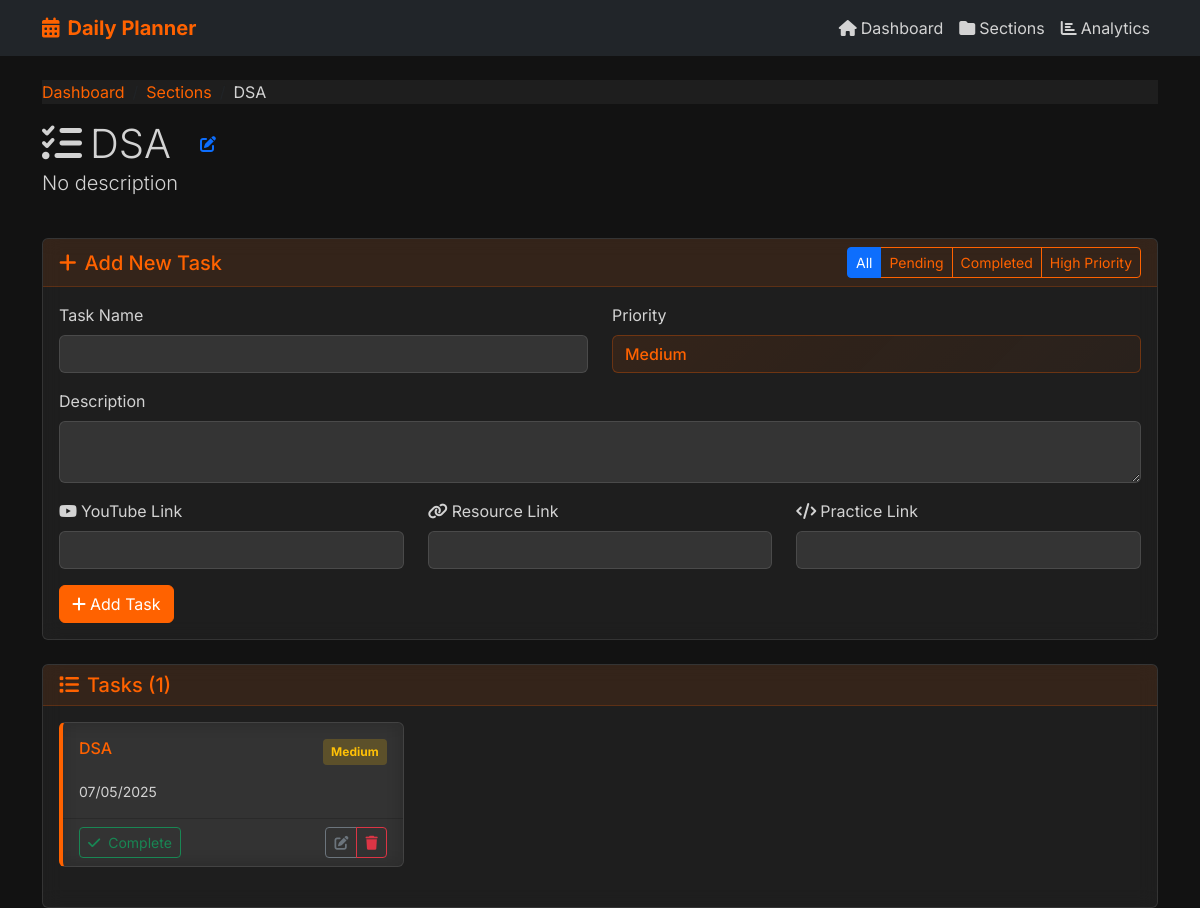
The app's page /section/1 with its own data.
### models.py (models this page shows, shortened)
class Section(db.Model):
    id = db.Column(db.Integer, primary_key=True)
    name = db.Column(db.String(100), nullable=False)
    description = db.Column(db.Text)
    created_at = db.Column(db.DateTime, default=datetime.utcnow)
    updated_at = db.Column(db.DateTime, default=datetime.utcnow, onupdate=datetime.utcnow)
    tasks = db.relationship('Task', backref='section', lazy=True, cascade='all, delete-orphan')

class Task(db.Model):
    id = db.Column(db.Integer, primary_key=True)
    name = db.Column(db.String(200), nullable=False)
    description = db.Column(db.Text)
    youtube_link = db.Column(db.String(500))
    resource_link = db.Column(db.String(500))
    practice_link = db.Column(db.String(500))
    is_completed = db.Column(db.Boolean, default=False)
    priority = db.Column(db.String(20), default='medium')  # low, medium, high
    created_at = db.Column(db.DateTime, default=datetime.utcnow)
    updated_at = db.Column(db.DateTime, default=datetime.utcnow, onupdate=datetime.utcnow)
    section_id = db.Column(db.Integer, db.ForeignKey('section.id'), nullable=False)

### routes.py (the view)
@app.route('/section/<int:section_id>')
def section_detail(section_id):
    section = Section.query.get_or_404(section_id)
    tasks = Task.query.filter_by(section_id=section_id).order_by(Task.created_at.asc()).all()
    return render_template('tasks.html', section=section, tasks=tasks)

### templates/tasks.html (shortened to what this page needs)
{% extends "base.html" %}
{% block content %}
<div class="row mb-4">
    <div class="col-12">
        <nav aria-label="breadcrumb">
            <ol class="breadcrumb">
                <li class="breadcrumb-item"><a href="{{ url_for('index') }}">Dashboard</a></li>
                <li class="breadcrumb-item"><a href="{{ url_for('sections') }}">Sections</a></li>
                <li class="breadcrumb-item active">{{ section.name }}</li>
            </ol>
        </nav>
        <div class="d-flex align-items-center">
            <h1 class="display-6 mb-0">
                <i class="fas fa-tasks me-2"></i>{{ section.name }}
            </h1>
            <button class="btn btn-link text-decoration-none ms-3" data-bs-toggle="modal" data-bs-target="#editSectionModal">
                <i class="fas fa-edit"></i>
            </button>
        </div>
        <p class="lead">{{ section.description or 'No description' }}</p>
    </div>
</div>
<div class="row mb-4">
    <div class="col-12">
        <div class="card">
            <div class="card-header">
                <h5 class="card-title mb-0">
                    <i class="fas fa-plus me-2"></i>Add New Task
                </h5>
            </div>
            <div class="card-body">
                <form action="{{ url_for('create_task') }}" method="POST">
                    <div class="row">
                        <div class="col-md-6">
                            <div class="mb-3">
                                <label for="task-name" class="form-label">Task Name</label>
                                <input type="text" class="form-control" id="task-name"
                                       name="name" required>
                            </div>
                        </div>
                        <div class="col-md-6">
                            <div class="mb-3">
                                <label for="task-priority" class="form-label">Priority</label>
                                <select class="form-select" id="task-priority" name="priority">
                                    <option value="medium" selected>Medium</option>
                                </select>
                            </div>
                        </div>
                    </div>
                    <div class="mb-3">
                        <label for="task-description" class="form-label">Description</label>
                        <textarea class="form-control" id="task-description"
                                  name="description" rows="2"></textarea>
                    </div>
                    <div class="row">
                        <div class="col-md-4">
                            <div class="mb-3">
                                <label for="youtube-link" class="form-label">
                                    <i class="fab fa-youtube me-1"></i>YouTube Link
                                </label>
                                <input type="url" class="form-control" id="youtube-link"
                                       name="youtube_link">
                            </div>
                        </div>
                        <div class="col-md-4">
                            <div class="mb-3">
                                <label for="resource-link" class="form-label">
                                    <i class="fas fa-link me-1"></i>Resource Link
                                </label>
                                <input type="url" class="form-control" id="resource-link"
                                       name="resource_link">
                            </div>
                        </div>
                        <div class="col-md-4">
                            <div class="mb-3">
                                <label for="practice-link" class="form-label">
                                    <i class="fas fa-code me-1"></i>Practice Link
                                </label>
                                <input type="url" class="form-control" id="practice-link"
                                       name="practice_link">
                            </div>
                        </div>
                    </div>
                    <button type="submit" class="btn btn-primary">
                        <i class="fas fa-plus me-1"></i>Add Task
                    </button>
                </form>
            </div>
        </div>
    </div>
</div>
<div class="row">
    <div class="col-12">
        <div class="card">
            <div class="card-header">
                <h5 class="card-title mb-0">
                    <i class="fas fa-list me-2"></i>Tasks ({{ tasks|length }})
                </h5>
            </div>
            <div class="card-body">
                {% if tasks %}
                    <div class="row">
                        {% for task in tasks %}
                        <div class="col-md-6 col-lg-4 mb-4">
                            <div class="card task-card h-100 {{ 'task-completed' if task.is_completed else '' }}">
                                <div class="card-body">
                                    <div class="d-flex justify-content-between align-items-start mb-2">
                                        <h6 class="card-title mb-0">{{ task.name }}</h6>
                                        <div class="task-priority priority-{{ task.priority }}">
                                            {{ task.priority.title() }}
                                        </div>
                                    </div>
                                    <div class="d-flex justify-content-between align-items-center">
                                        <small class="text-muted">
                                            {{ task.created_at.strftime('%m/%d/%Y') }}
                                        </small>
                                    </div>
                                </div>
                                <div class="card-footer bg-transparent">
                                    <div class="d-flex justify-content-between">
                                        <form action="{{ url_for('complete_task', task_id=task.id) }}"
                                              method="POST" style="display: inline;">
                                            <button type="submit" class="btn btn-sm {{ 'btn-outline-warning' if task.is_completed else 'btn-outline-success' }}">
                                                <i class="fas {{ 'fa-undo' if task.is_completed else 'fa-check' }} me-1"></i>
                                                {{ 'Undo' if task.is_completed else 'Complete' }}
                                            </button>
                                        </form>
                                        <div class="btn-group" role="group">
                                            <button class="btn btn-sm btn-outline-secondary"
                                                    data-bs-toggle="modal"
                                                    data-bs-target="#editTaskModal{{ task.id }}">
                                                <i class="fas fa-edit"></i>
                                            </button>
                                            <button class="btn btn-sm btn-outline-danger"
                                                    onclick="confirmDeleteTask({{ task.id }}, '{{ task.name }}')">
                                                <i class="fas fa-trash"></i>
                                            </button>
                                        </div>
                                    </div>
                                </div>
                            </div>
                        </div>
                        {% endfor %}
                    </div>
                {% else %}
                    <div class="text-center py-4">
                        <i class="fas fa-tasks fa-3x text-muted mb-3"></i>
                        <h6>No tasks yet</h6>
                        <p class="text-muted">Add your first task to get started!</p>
                    </div>
                {% endif %}
            </div>
        </div>
    </div>
</div>
{% endblock %}

### static/css/style.css (style rules this page uses)
:root { --primary-color: #FF6200; --secondary-color: #D3D3D3; --dark-color: #121212; --light-gray: #f8f9fa; --white: #ffffff; --success: #28a745; --warning: #ffc107; --danger: #dc3545; --info: #17a2b8; }
body { background-color: var(--dark-color); color: var(--secondary-color); font-family: 'Inter', 'Segoe UI', Tahoma, Geneva, Verdana, sans-serif; }
.card { background-color: rgba(255, 255, 255, 0.05); border: 1px solid rgba(255, 255, 255, 0.1); backdrop-filter: blur(10px); }
.card-header { background-color: rgba(255, 98, 0, 0.1); border-bottom: 1px solid rgba(255, 98, 0, 0.2); }
.card-title { color: var(--primary-color); }
.btn-primary { background-color: var(--primary-color); border-color: var(--primary-color); }
.form-control { background-color: rgba(255, 255, 255, 0.1); border: 1px solid rgba(255, 255, 255, 0.2); color: var(--white); }
.form-control::placeholder { color: var(--secondary-color); }
.form-select { background-color: rgba(255, 255, 255, 0.1); border: 1px solid rgba(255, 255, 255, 0.2); color: var(--white); }
.form-select option { background-color: var(--dark-color); color: var(--white); }
.form-select[name="priority"] { background: linear-gradient(135deg, rgba(255, 98, 0, 0.1) 0%, rgba(255, 98, 0, 0.05) 100%); border: 1px solid rgba(255, 98, 0, 0.3); color: var(--primary-color); font-weight: 500; }
.form-label { color: var(--secondary-color); }
.task-card { transition: transform 0.2s ease; border-left: 4px solid var(--primary-color); }
.task-priority { font-size: 0.75rem; padding: 0.25rem 0.5rem; border-radius: 0.25rem; font-weight: bold; }
.priority-medium { background-color: rgba(255, 193, 7, 0.2); color: var(--warning); }
.breadcrumb { background-color: rgba(255, 255, 255, 0.05); }
.breadcrumb-item a { color: var(--primary-color); text-decoration: none; }
.breadcrumb-item.active { color: var(--secondary-color); }
.text-muted { color: var(--secondary-color) !important; }

### records on screen
Section: name "DSA", description "No description"
Task: name "DSA", priority "Medium", created_at "07/05/2025", is_completed "Complete"

### other values on screen
{{ tasks|length }} "1"
